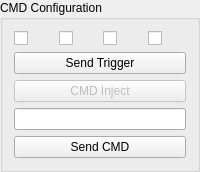
               <widget class="QGroupBox" name="GB_CMD">
                <property name="title">
                 <string>CMD Configuration</string>
                </property>
                <layout class="QGridLayout" name="gridLayout_11">
                 <item row="0" column="1">
                  <widget class="QCheckBox" name="CB_CMD_Trig2">
                   <property name="statusTip">
                    <string>Trigger Slot 2</string>
                   </property>
                   <property name="whatsThis">
                    <string>Trigger Slot 2</string>
                   </property>
                   <property name="text">
                    <string/>
                   </property>
                  </widget>
                 </item>
                 <item row="0" column="0">
                  <widget class="QCheckBox" name="CB_CMD_Trig1">
                   <property name="statusTip">
                    <string>Trigger Slot 1</string>
                   </property>
                   <property name="whatsThis">
                    <string>Trigger Slot 1</string>
                   </property>
                   <property name="text">
                    <string/>
                   </property>
                  </widget>
                 </item>
                 <item row="0" column="2">
                  <widget class="QCheckBox" name="CB_CMD_Trig3">
                   <property name="statusTip">
                    <string>Trigger Slot 3</string>
                   </property>
                   <property name="whatsThis">
                    <string>Trigger Slot 3</string>
                   </property>
                   <property name="text">
                    <string/>
                   </property>
                  </widget>
                 </item>
                 <item row="0" column="3">
                  <widget class="QCheckBox" name="CB_CMD_Trig4">
                   <property name="statusTip">
                    <string>Trigger Slot 4</string>
                   </property>
                   <property name="whatsThis">
                    <string>Trigger Slot 4</string>
                   </property>
                   <property name="text">
                    <string/>
                   </property>
                  </widget>
                 </item>
                 <item row="1" column="0" colspan="4">
                  <widget class="QPushButton" name="B_CMD_Trig_Send">
                   <property name="text">
                    <string>Send Trigger</string>
                   </property>
                  </widget>
                 </item>
                 <item row="2" column="0" colspan="4">
                  <widget class="QPushButton" name="B_Inject_CMD">
                   <property name="enabled">
                    <bool>false</bool>
                   </property>
                   <property name="text">
                    <string>CMD Inject</string>
                   </property>
                   <property name="checkable">
                    <bool>true</bool>
                   </property>
                  </widget>
                 </item>
                 <item row="3" column="0" colspan="4">
                  <widget class="QLineEdit" name="LE_CMD_CMD">
                   <property name="enabled">
                    <bool>true</bool>
                   </property>
                  </widget>
                 </item>
                 <item row="4" column="0" colspan="4">
                  <widget class="QPushButton" name="B_CMD_Send">
                   <property name="enabled">
                    <bool>true</bool>
                   </property>
                   <property name="text">
                    <string>Send CMD</string>
                   </property>
                  </widget>
                 </item>
                </layout>
               </widget>
